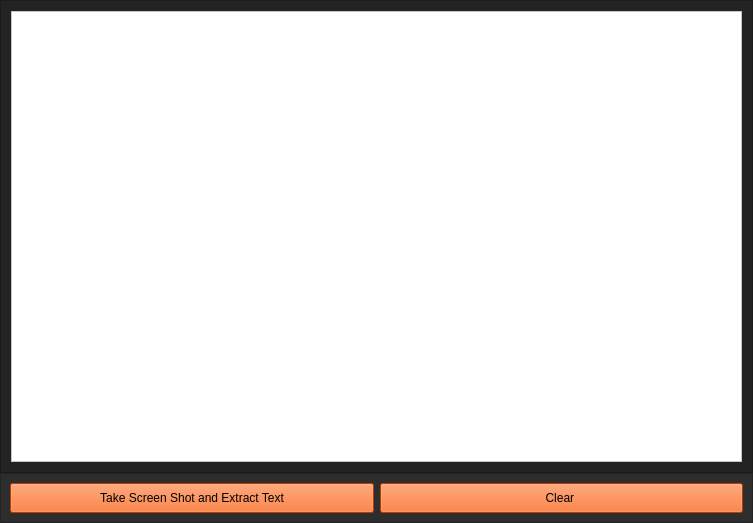
<?xml version="1.0" encoding="UTF-8"?>
<ui version="4.0">
 <class>MainWindow</class>
 <widget class="QMainWindow" name="MainWindow">
  <property name="geometry">
   <rect>
    <x>0</x>
    <y>0</y>
    <width>753</width>
    <height>523</height>
   </rect>
  </property>
  <property name="minimumSize">
   <size>
    <width>753</width>
    <height>500</height>
   </size>
  </property>
  <property name="windowTitle">
   <string>MainWindow</string>
  </property>
  <property name="styleSheet">
   <string notr="true">background-color: rgb(45, 45, 45);</string>
  </property>
  <widget class="QWidget" name="centralwidget">
   <layout class="QVBoxLayout" name="verticalLayout">
    <property name="spacing">
     <number>0</number>
    </property>
    <property name="leftMargin">
     <number>0</number>
    </property>
    <property name="topMargin">
     <number>0</number>
    </property>
    <property name="rightMargin">
     <number>0</number>
    </property>
    <property name="bottomMargin">
     <number>0</number>
    </property>
    <item>
     <widget class="QFrame" name="Output">
      <property name="minimumSize">
       <size>
        <width>730</width>
        <height>450</height>
       </size>
      </property>
      <property name="styleSheet">
       <string notr="true">background-color: rgb(35, 35, 35);</string>
      </property>
      <property name="frameShape">
       <enum>QFrame::StyledPanel</enum>
      </property>
      <property name="frameShadow">
       <enum>QFrame::Raised</enum>
      </property>
      <layout class="QHBoxLayout" name="horizontalLayout" stretch="0">
       <property name="spacing">
        <number>10</number>
       </property>
       <property name="sizeConstraint">
        <enum>QLayout::SetNoConstraint</enum>
       </property>
       <property name="leftMargin">
        <number>10</number>
       </property>
       <property name="topMargin">
        <number>10</number>
       </property>
       <property name="rightMargin">
        <number>10</number>
       </property>
       <property name="bottomMargin">
        <number>10</number>
       </property>
       <item>
        <widget class="QTextEdit" name="textEdit">
         <property name="minimumSize">
          <size>
           <width>730</width>
           <height>450</height>
          </size>
         </property>
         <property name="font">
          <font>
           <pointsize>15</pointsize>
          </font>
         </property>
         <property name="toolTip">
          <string>&lt;html&gt;&lt;head/&gt;&lt;body&gt;&lt;p&gt;&lt;span style=&quot; font-weight:600; color:#0000ff;&quot;&gt;Canvas&lt;/span&gt;&lt;/p&gt;&lt;/body&gt;&lt;/html&gt;</string>
         </property>
         <property name="styleSheet">
          <string notr="true">background-color: rgb(255, 255, 255);</string>
         </property>
        </widget>
       </item>
      </layout>
     </widget>
    </item>
    <item alignment="Qt::AlignVCenter">
     <widget class="QFrame" name="Buttons">
      <property name="minimumSize">
       <size>
        <width>730</width>
        <height>50</height>
       </size>
      </property>
      <property name="frameShape">
       <enum>QFrame::StyledPanel</enum>
      </property>
      <property name="frameShadow">
       <enum>QFrame::Raised</enum>
      </property>
      <layout class="QHBoxLayout" name="horizontalLayout_2">
       <item>
        <widget class="QPushButton" name="sstaker">
         <property name="minimumSize">
          <size>
           <width>250</width>
           <height>30</height>
          </size>
         </property>
         <property name="focusPolicy">
          <enum>Qt::NoFocus</enum>
         </property>
         <property name="toolTip">
          <string extracomment="Press to Take Screen Shot">&lt;html&gt;&lt;head/&gt;&lt;body&gt;&lt;p&gt;&lt;span style=&quot; font-weight:600; color:#0000ff;&quot;&gt;Take Screen Shot&lt;/span&gt;&lt;/p&gt;&lt;/body&gt;&lt;/html&gt;</string>
         </property>
         <property name="toolTipDuration">
          <number>-2</number>
         </property>
         <property name="whatsThis">
          <string>&lt;html&gt;&lt;head/&gt;&lt;body&gt;&lt;p&gt;&lt;span style=&quot; font-size:10pt; font-weight:600;&quot;&gt;SS&lt;/span&gt;&lt;/p&gt;&lt;/body&gt;&lt;/html&gt;</string>
         </property>
         <property name="styleSheet">
          <string notr="true">QPushButton{
	border-color: rgb(255, 241, 83);
	background-color: rgb(255, 85, 0);
	
}

QPushButton::hover{
	
	background-color: rgb(170, 85, 255);
	color: rgb(255, 255, 255);
	
	alternate-background-color: rgb(85, 255, 127);
}</string>
         </property>
         <property name="text">
          <string>Take Screen Shot and Extract Text</string>
         </property>
         <property name="icon">
          <iconset>
           <normalon>Photos/camera.png</normalon>
          </iconset>
         </property>
         <property name="iconSize">
          <size>
           <width>20</width>
           <height>20</height>
          </size>
         </property>
        </widget>
       </item>
       <item>
        <widget class="QPushButton" name="clear">
         <property name="minimumSize">
          <size>
           <width>250</width>
           <height>30</height>
          </size>
         </property>
         <property name="toolTip">
          <string extracomment="Press to Clear Cnvas">&lt;html&gt;&lt;head/&gt;&lt;body&gt;&lt;p&gt;&lt;span style=&quot; font-weight:600; color:#0000ff;&quot;&gt;Clear Canvas&lt;/span&gt;&lt;/p&gt;&lt;/body&gt;&lt;/html&gt;</string>
         </property>
         <property name="toolTipDuration">
          <number>-2</number>
         </property>
         <property name="whatsThis">
          <string>&lt;html&gt;&lt;head/&gt;&lt;body&gt;&lt;p&gt;&lt;span style=&quot; font-size:10pt; font-weight:600;&quot;&gt;Clear&lt;/span&gt;&lt;/p&gt;&lt;/body&gt;&lt;/html&gt;</string>
         </property>
         <property name="styleSheet">
          <string notr="true">QPushButton{
background-color: rgb(255, 85, 0);
}

QPushButton::hover{
	
	background-color: rgb(170, 85, 255);
	color: rgb(255, 255, 255);
}</string>
         </property>
         <property name="text">
          <string>Clear </string>
         </property>
         <property name="icon">
          <iconset>
           <activeon>Photos/bin.jpg</activeon>
          </iconset>
         </property>
         <property name="iconSize">
          <size>
           <width>20</width>
           <height>20</height>
          </size>
         </property>
         <property name="checkable">
          <bool>false</bool>
         </property>
        </widget>
       </item>
      </layout>
     </widget>
    </item>
   </layout>
  </widget>
 </widget>
 <resources/>
 <connections>
  <connection>
   <sender>clear</sender>
   <signal>clicked()</signal>
   <receiver>textEdit</receiver>
   <slot>clear()</slot>
   <hints>
    <hint type="sourcelabel">
     <x>515</x>
     <y>515</y>
    </hint>
    <hint type="destinationlabel">
     <x>507</x>
     <y>464</y>
    </hint>
   </hints>
  </connection>
 </connections>
</ui>
